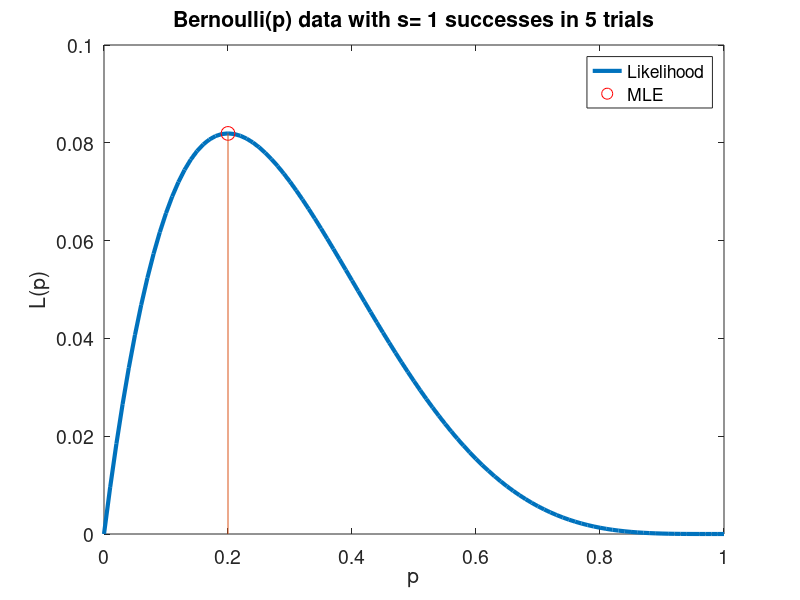

This figure's MATLAB source:
x = 0:0.01:1;
s = 1;
f = 4;
plot(x,x.^s.*(1-x).^f,'linewidth',3)
MLE = s/(s+f);
hold on
plot(MLE,MLE^s*(1-MLE)^f,'ro','markersize',10)
line([MLE MLE],[0 MLE^s*(1-MLE)^f])
xlabel('p')
ylabel('L(p)')
title(['Bernoulli(p) data with s= ', int2str(s), ' successes in ',int2str(s+f),' trials'])
set(gca,'fontsize',14)

legend('Likelihood','MLE')
print BernLikes1f4 -dpng
